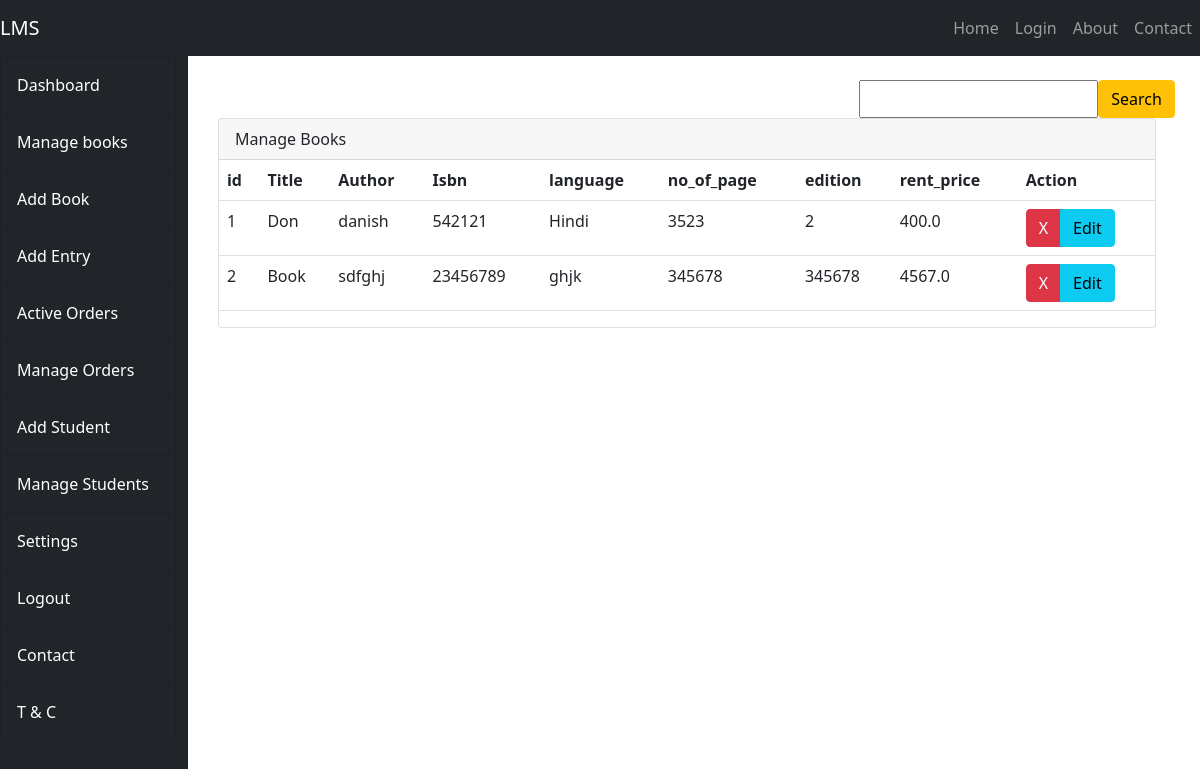
Before: /manage-books/ with the older database file.
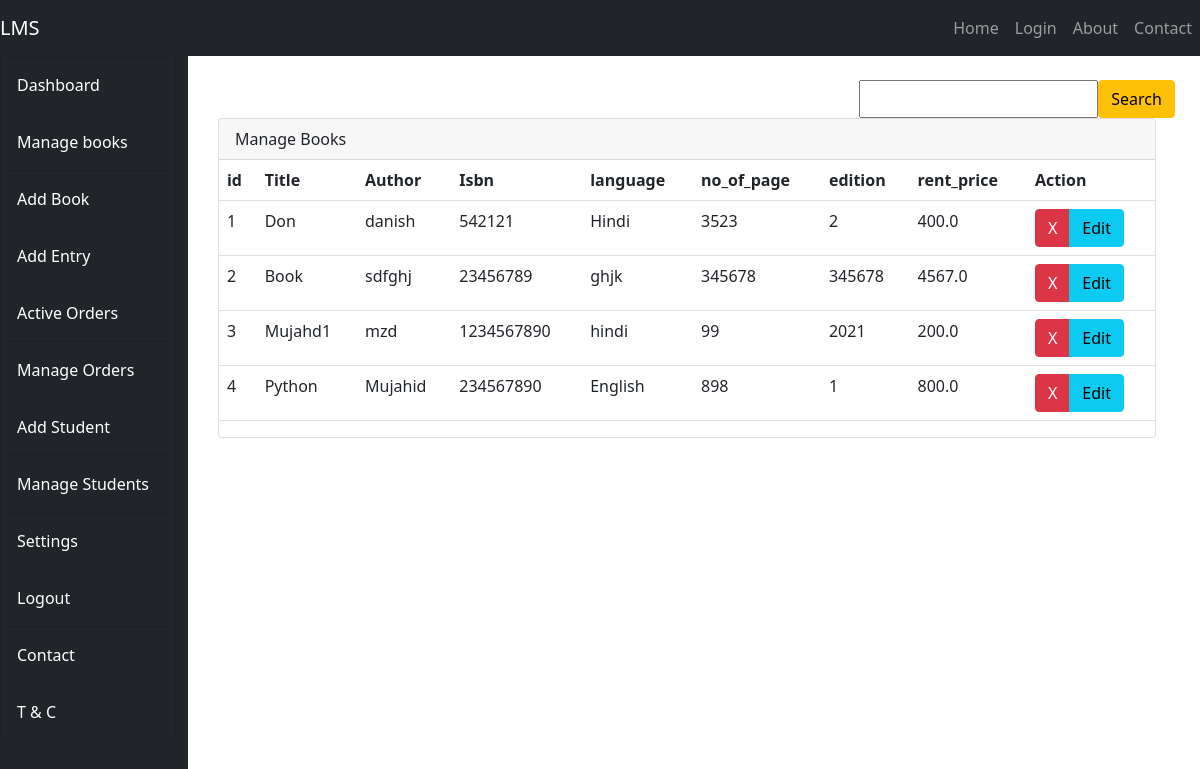
After: the same page with the newer database file.
### datawork/models.py (models this page shows, shortened)
class Book(models.Model):
    title = models.CharField(max_length=400)
    isbn = models.IntegerField(null=True,unique=True)
    author = models.CharField(max_length=200)
    language = models.CharField(max_length=200)
    no_of_page = models.IntegerField()
    edition = models.IntegerField()
    rent_price = models.FloatField()

### datawork/views.py (the view)
# urls.py: path('manage-books/',manage_books,name="manage_books"),
def manage_books(r):
    data = {"books":Book.objects.all()}
    return render(r,'manage_books.html',data)

### template/manage_books.html
{%extends 'base.html'%}
{%block content%}
<div class="container mt-4">
    <div class="row">
        <div class="col-lg-4 ms-auto">
            <form action="" method="post" class="d-flex">
                <input type="text" name="search" class="fom-control">
                <input type="submit" value="Search" name="find" class="btn btn-warning">
            </form>
        </div>
    </div>
    <div class="row ">
        <div class="col-lg-12">
            <div class="card">
                <div class="card-header">Manage Books</div>
                <div class="ctad-body">
                    <table class="table">
                        <tr>
                            <th>id</th>
                            <th>Title</th>
                            <th>Author</th>
                            <th>Isbn</th>
                            <th>language</th>
                            <th>no_of_page</th>
                            <th>edition</th>
                            <th>rent_price</th>
                            <th>Action</th>
                        </tr>
                        {%for book in books%}
                            <tr>
                                <td>{{book.id}}</td>
                                <td>{{book.title}}</td>
                                <td>{{book.author}}</td>
                                <td>{{book.isbn}}</td>
                                <td>{{book.language}}</td>
                                <td>{{book.no_of_page}}</td>
                                <td>{{book.edition}}</td>
                                <td>{{book.rent_price}}</td>
                                <td>
                                    <div class="btn-group">
                                        <a href="{% url 'delete_book' book.id%}" class="btn btn-danger">X</a>
                                        <a href="" class="btn btn-info">Edit</a>
                                    </div>
                            </td>
                            </tr>
                        {%endfor%}
                    </table>
                </div>
            </div>
        </div>
    </div>
</div>
{%endblock%}

Changed rows visible on the page:
added Book: id "3", title "Mujahd1", author "mzd", isbn "1234567890", language "hindi", no_of_page "99", edition "2021", rent_price "200.0"
added Book: id "4", title "Python", author "Mujahid", isbn "234567890", language "English", no_of_page "898", edition "1", rent_price "800.0"
